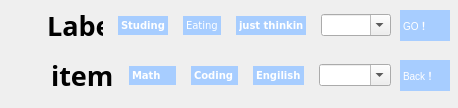
<?xml version="1.0" encoding="UTF-8"?>
<ui version="4.0">
 <class>alter</class>
 <widget class="QWidget" name="alter">
  <property name="geometry">
   <rect>
    <x>0</x>
    <y>0</y>
    <width>458</width>
    <height>108</height>
   </rect>
  </property>
  <property name="sizePolicy">
   <sizepolicy hsizetype="Preferred" vsizetype="Preferred">
    <horstretch>0</horstretch>
    <verstretch>0</verstretch>
   </sizepolicy>
  </property>
  <property name="windowTitle">
   <string>Form</string>
  </property>
  <property name="styleSheet">
   <string notr="true">QPushButton
{
    color: rgb(255, 255, 255);
    background-color: rgb(167, 205, 255);
    border:ridge;
    padding: 3px;
    font-family: &quot;Verdana&quot;;
    font-size: 10px;
    text-align: center left;
padding-left: 3px;
}
QPushButton:hover, QPushButton:pressed , QPushButton:checked
{
    background-color: rgb(85, 170, 255);
    padding-left: 10px;
    font-weight:200
}
QPushButton:hover
{
    background-image: url(://1);
    background-repeat:repeat;
    background-position: right;
}
QPushButton:pressed, QPushButton:checked
{
    background-image: url(://2);
    background-repeat:no-repeat;
    background-position: center left;
}</string>
  </property>
  <widget class="QPushButton" name="back">
   <property name="geometry">
    <rect>
     <x>400</x>
     <y>60</y>
     <width>50</width>
     <height>31</height>
    </rect>
   </property>
   <property name="text">
    <string>Back！</string>
   </property>
  </widget>
  <widget class="QPushButton" name="go">
   <property name="geometry">
    <rect>
     <x>400</x>
     <y>10</y>
     <width>50</width>
     <height>31</height>
    </rect>
   </property>
   <property name="text">
    <string>GO！</string>
   </property>
   <property name="default">
    <bool>true</bool>
   </property>
  </widget>
  <widget class="QWidget" name="">
   <property name="geometry">
    <rect>
     <x>30</x>
     <y>0</y>
     <width>361</width>
     <height>51</height>
    </rect>
   </property>
   <layout class="QHBoxLayout" name="horizontalLayout" stretch="0,0,0,0,0">
    <property name="spacing">
     <number>15</number>
    </property>
    <property name="leftMargin">
     <number>3</number>
    </property>
    <property name="topMargin">
     <number>0</number>
    </property>
    <item>
     <widget class="QLabel" name="up_label">
      <property name="font">
       <font>
        <family>华文琥珀</family>
        <pointsize>20</pointsize>
        <weight>75</weight>
        <bold>true</bold>
       </font>
      </property>
      <property name="text">
       <string>  Label</string>
      </property>
     </widget>
    </item>
    <item>
     <widget class="QPushButton" name="up_button1">
      <property name="font">
       <font>
        <family>Verdana</family>
        <pointsize>-1</pointsize>
        <weight>75</weight>
        <bold>true</bold>
       </font>
      </property>
      <property name="text">
       <string>Studing</string>
      </property>
      <property name="checkable">
       <bool>true</bool>
      </property>
      <property name="autoRepeat">
       <bool>false</bool>
      </property>
      <property name="autoExclusive">
       <bool>true</bool>
      </property>
     </widget>
    </item>
    <item>
     <widget class="QPushButton" name="up_button2">
      <property name="font">
       <font>
        <family>Verdana</family>
        <pointsize>-1</pointsize>
       </font>
      </property>
      <property name="text">
       <string>Eating</string>
      </property>
      <property name="checkable">
       <bool>true</bool>
      </property>
      <property name="autoExclusive">
       <bool>true</bool>
      </property>
     </widget>
    </item>
    <item>
     <widget class="QPushButton" name="up_button3">
      <property name="font">
       <font>
        <family>Verdana</family>
        <pointsize>-1</pointsize>
        <weight>75</weight>
        <bold>true</bold>
       </font>
      </property>
      <property name="text">
       <string>just thinking</string>
      </property>
      <property name="checkable">
       <bool>true</bool>
      </property>
      <property name="autoExclusive">
       <bool>true</bool>
      </property>
     </widget>
    </item>
    <item>
     <widget class="QComboBox" name="up_box">
      <property name="editable">
       <bool>true</bool>
      </property>
      <property name="insertPolicy">
       <enum>QComboBox::InsertAtTop</enum>
      </property>
     </widget>
    </item>
   </layout>
  </widget>
  <widget class="QWidget" name="">
   <property name="geometry">
    <rect>
     <x>30</x>
     <y>50</y>
     <width>361</width>
     <height>51</height>
    </rect>
   </property>
   <layout class="QHBoxLayout" name="horizontalLayout_2">
    <property name="spacing">
     <number>15</number>
    </property>
    <item>
     <widget class="QLabel" name="down_label">
      <property name="font">
       <font>
        <family>华文琥珀</family>
        <pointsize>20</pointsize>
        <weight>75</weight>
        <bold>true</bold>
       </font>
      </property>
      <property name="text">
       <string>   item</string>
      </property>
     </widget>
    </item>
    <item>
     <widget class="QPushButton" name="down_button1">
      <property name="font">
       <font>
        <family>Verdana</family>
        <pointsize>-1</pointsize>
        <weight>75</weight>
        <bold>true</bold>
       </font>
      </property>
      <property name="text">
       <string>Math</string>
      </property>
      <property name="checkable">
       <bool>true</bool>
      </property>
      <property name="autoExclusive">
       <bool>true</bool>
      </property>
     </widget>
    </item>
    <item>
     <widget class="QPushButton" name="down_button2">
      <property name="font">
       <font>
        <family>Verdana</family>
        <pointsize>-1</pointsize>
        <weight>75</weight>
        <bold>true</bold>
       </font>
      </property>
      <property name="text">
       <string>Coding</string>
      </property>
      <property name="checkable">
       <bool>true</bool>
      </property>
      <property name="autoExclusive">
       <bool>true</bool>
      </property>
     </widget>
    </item>
    <item>
     <widget class="QPushButton" name="down_button3">
      <property name="font">
       <font>
        <family>Verdana</family>
        <pointsize>-1</pointsize>
        <weight>75</weight>
        <bold>true</bold>
       </font>
      </property>
      <property name="text">
       <string>Engilish</string>
      </property>
      <property name="checkable">
       <bool>true</bool>
      </property>
      <property name="autoExclusive">
       <bool>true</bool>
      </property>
     </widget>
    </item>
    <item>
     <widget class="QComboBox" name="down_box">
      <property name="editable">
       <bool>true</bool>
      </property>
     </widget>
    </item>
   </layout>
  </widget>
 </widget>
 <resources/>
 <connections/>
</ui>
